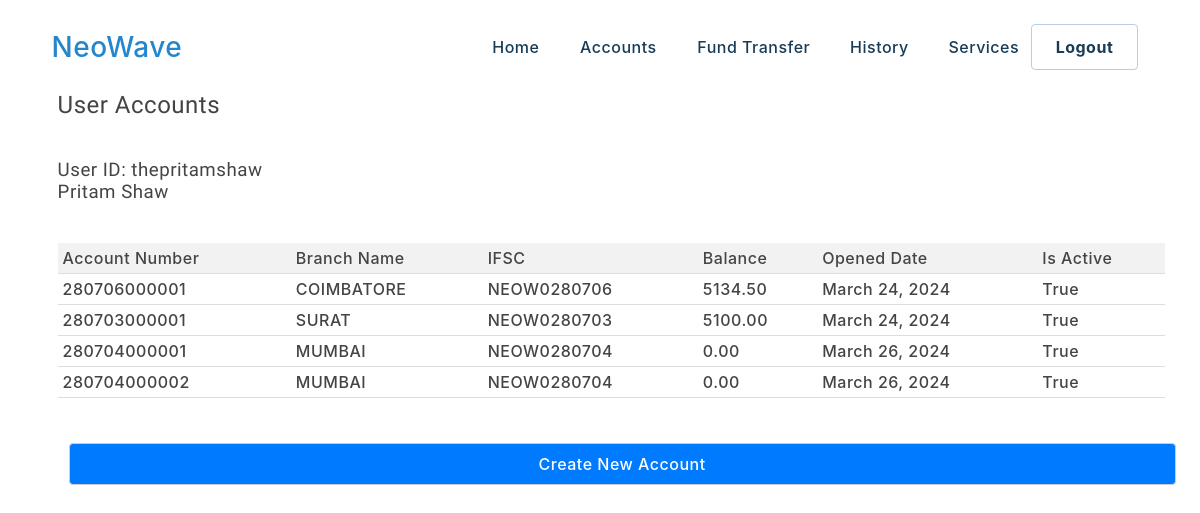
The app's page /useraccounts (signed in), older data.
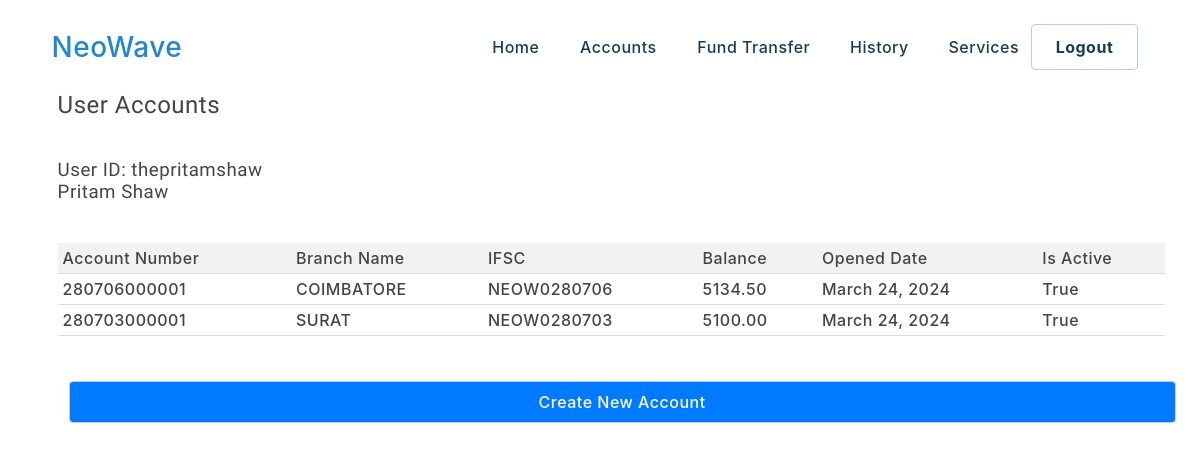
The same page, newer data.
### neowave/models.py (models this page shows, shortened)
class Profile(models.Model):
	user = models.OneToOneField(User, on_delete=models.CASCADE)
	firstname = models.CharField(max_length=100, default='')
	lastname = models.CharField(max_length=100, default='')
	fathername = models.CharField(max_length=100)
	mothername = models.CharField(max_length=100)
	street = models.CharField(max_length=255)
	city = models.CharField(max_length=100)
	pincode = models.CharField(max_length=6)
	mobilenumber = models.CharField(max_length=10)

class Account(models.Model):
	user = models.ForeignKey(User, on_delete=models.CASCADE)
	account_number = models.CharField(max_length=12, unique=True)
	branch_name = models.ForeignKey(Branch, on_delete=models.SET_NULL, null=True)
	ifsc = models.CharField(max_length=11, default='')
	balance = models.DecimalField(max_digits=10, decimal_places=2, default=0)
	opened_date = models.DateField(default=datetime.now)
	is_active = models.BooleanField(default=True)
	account_holder_name = models.CharField(max_length=255, default='')

class Branch(models.Model):
	branch_name = models.CharField(max_length=100)
	address = models.CharField(max_length=255)
	ifsc = models.CharField(max_length=11, unique=True)
	pincode = models.CharField(max_length=6)
	def __str__(self):
		return self.branch_name

### neowave/views.py (the view)
# urls.py: path('useraccounts', views.useraccounts, name= 'useraccounts'),
@login_required
def useraccounts(request):
	accounts = Account.objects.filter(user=request.user)
	branches = Branch.objects.all()
	return render(request, 'useraccounts.html', {'accounts': accounts, 'branches': branches})

### templates/useraccounts.html (shortened to what this page needs)
{% extends 'base.html' %}
	{% block bodycontent %}
	<section>
		<div class="container">
			<div class="content">
				<h1>User Accounts</h1><br><br>
				<h3>User ID: {{ user.username }}</h3>
				<h3>{{ request.user.profile.firstname }} {{ request.user.profile.lastname }}</h3><br><br>
				{% if accounts %}
					<table>
						<thead>
							<tr>
								<th>Account Number</th>
								<th>Branch Name</th>
								<th>IFSC</th>
								<th>Balance</th>
								<th>Opened Date</th>
								<th>Is Active</th>
							</tr>
						</thead>
						<tbody>
							{% for account in accounts %}
								<tr>
									<td>{{ account.account_number }}</td>
									<td>{{ account.branch_name }}</td>
									<td>{{ account.ifsc }}</td>
									<td>{{ account.balance }}</td>
									<td>{{ account.opened_date }}</td>
									<td>{{ account.is_active }}</td>
								</tr>
							{% endfor %}
						</tbody>
					</table>
				{% else %}
					<p>No accounts found.</p>
				{% endif %}
				<br><br>
				<a href="createaccount"><button>Create New Account</button></a>
			</div>
		</div>
	</section>
	{% endblock%}

### templates/base.html (shortened to what this page needs)
{% load static %}
<!DOCTYPE html>
<html lang="en">
<head>
	<link href="{% static 'css/style.css' %}" rel="stylesheet">
	<link href="{% static 'css/table.css' %}" rel="stylesheet">
</head>
<body>
	<header id="header" class="fixed-top">
			<nav>
				<div class="titlecontainer">
					<h1 class="logo"><a href="/">NeoWave</a></h1>
				</div>
				<div class="nav-and-sign">
					<ul class="nav-menu">
						<li class="nav-menu-item"><a href="/">Home</a></li>
						<li class="nav-menu-item"><a href="/useraccounts">Accounts</a></li>
						<li class="nav-menu-item"><a href="/initiate_transaction">Fund&nbsp;Transfer</a></li>
						<li class="nav-menu-item"><a href="/transaction_history">History</a></li>
						<li class="dropdown nav-menu-item">Services
						</li>
					</ul>
					<div class="sign">
						{% if user.is_authenticated %}
							<li><a class="signin white-button-blue-text" href="/logout">Logout</a></li>
						{% else %}
							<li><a class="signin white-button-blue-text" href="/login">Login&nbsp;or&nbsp;Signup</a></li>
						{% endif %}
					</div>
				</div>
			</nav>
	</header>
	<br>
		{% block bodycontent %}
		{% endblock %}
</body>
</html>

### static/css/style.css (style rules this page uses)
* { margin: 0 1%; padding: 0; text-decoration: none; list-style: none; font-weight: 500; letter-spacing: .5px; font-family: Inter, -apple-system, BlinkMacSystemFont, "Segoe UI", Roboto, Helvetica, Arial, sans-serif, "Apple Color Emoji", "Segoe UI Emoji", "Segoe UI Symbol"; }
h1, h2, h3, h4, h5, h6 { font-family: "Raleway", sans-serif; }
#header .logo { font-size: 28px; line-height: 1; font-weight: 300; letter-spacing: 0.5px; font-family: "Poppins", sans-serif; }
nav { display: flex; padding: 25px 20px 0 0%; justify-content: space-between; align-items: center; }
.titlecontainer { display: flex; width: 545px; }
.nav-and-sign { display: flex; align-items: center; background-color: #fff; color: #fff; }
.nav-menu { display: inline-flex; background-color: #fff; }
.nav-menu-item { padding: 12px 15px; }
.nav-menu-item a, .dropdown { color: #183b56; position: relative; }
.sign { margin-left: 25px; display: flex; align-items: center; background-color: #fff; }
.white-button-blue-text { padding: 12px 24px; color: #183b56; border: 1px solid #b9cde4; border-radius: 4px; margin: 0 10px; font-weight: 700; }
.signin { background-color: #fff; }
a { color: #2487ce; text-decoration: none; }
body { font-family: "Open Sans", sans-serif; color: #444; margin: 0; padding: 0; }
select, input[type="text"], input[type="number"], input[type="password"], input[type="email"], button { width: 100%; padding: 10px; margin-top: 5px; border: 1px solid #ccc; border-radius: 4px; box-sizing: border-box; font-size: 16px; }
button, .button { width: 100%; padding: 10px; margin-top: 5px; border: 1px solid #ccc; border-radius: 4px; box-sizing: border-box; font-size: 16px; background-color: #007bff; color: #fff; cursor: pointer; }

### static/css/table.css (style rules this page uses)
table { border-collapse: collapse; width: 100%; }
th, td { padding: 5px; text-align: left; border-bottom: 1px solid #ddd; }
th { background-color: #f2f2f2; }

Row changes from the older to the newer data that the page shows:
removed Account: account_number "280704000001", branch_name "MUMBAI", ifsc "NEOW0280704", balance "0.00", opened_date "March 26, 2024", is_active "True"
removed Account: account_number "280704000002", branch_name "MUMBAI", ifsc "NEOW0280704", balance "0.00", opened_date "March 26, 2024", is_active "True"
